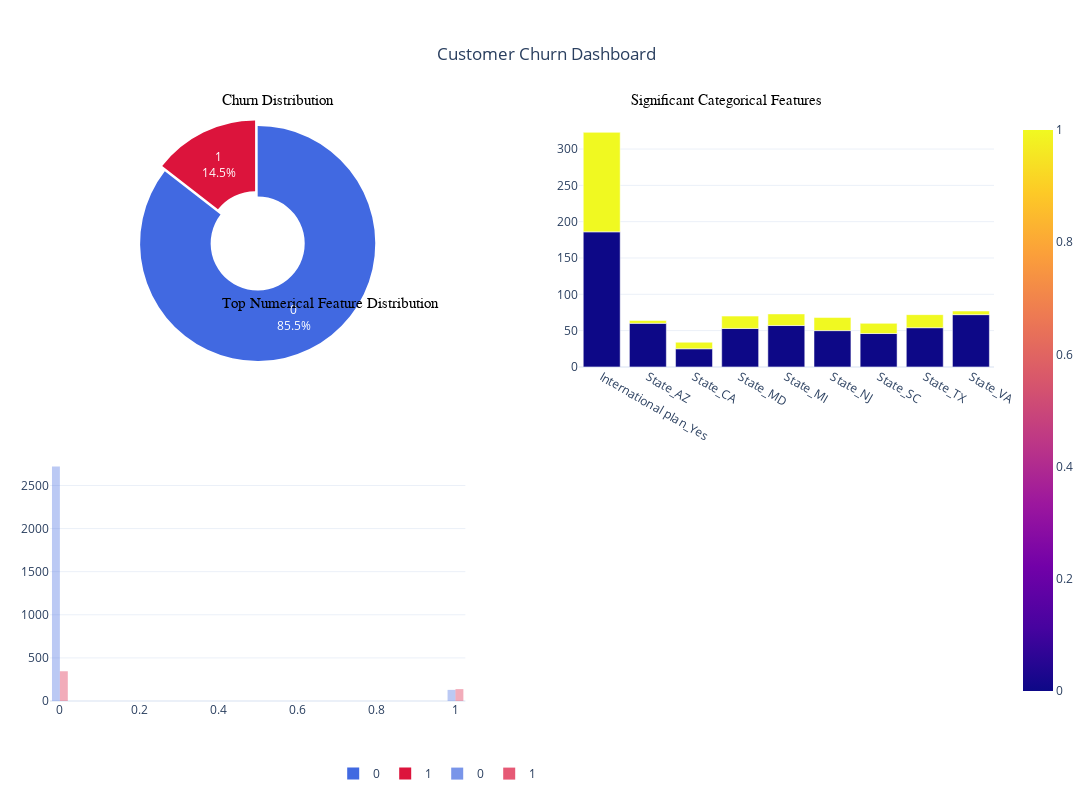

The cell this chart's notebook holds for it:
### Markdown cell above
# -------------------------------------
# 3.2.dashboard
# -------------------------------------

### Code cell
# Color scheme
colors = {False: "royalblue", True: "crimson"}

# Pie chart: Churn distribution
fig_pie = px.pie(
    df_selected, names="Churn", color="Churn",
    color_discrete_map=colors, hole=0.4
)
fig_pie.update_traces(textinfo="percent+label", pull=[0, 0.05])

# Bar chart: Significant categorical features
sig_cat_cols = [col for col in selected_features if col in df.select_dtypes(exclude=[np.number]).columns]
if sig_cat_cols:
    churn_by_cat = df_selected[sig_cat_cols + ['Churn']].melt(id_vars='Churn', var_name='Feature', value_name='Value')
    churn_by_cat = churn_by_cat[churn_by_cat['Value'] == 1].groupby(['Feature', 'Churn']).size().reset_index(name='Count')
    fig_bar = px.bar(
        churn_by_cat, x='Feature', y='Count', color='Churn',
        color_discrete_map=colors, barmode='group'
    )
    fig_bar.update_layout(xaxis_tickangle=-45)
else:
    fig_bar = px.bar(title="No significant categorical features selected")

# Histogram: Top numerical feature
numerical_cols = [col for col in selected_features if col in df.select_dtypes(include=[np.number]).columns]
if numerical_cols:
    top_num_feature = importances[numerical_cols].idxmax() if numerical_cols else numerical_cols[0]
    fig_hist = px.histogram(
        df_selected, x=top_num_feature, color="Churn", nbins=40, barmode="overlay",
        color_discrete_map=colors
    )
    fig_hist.update_traces(opacity=0.7)
else:
    fig_hist = px.histogram(title="No numerical features selected")

# Combine into dashboard
dashboard = make_subplots(
    rows=2, cols=2,
    specs=[[{"type": "domain"}, {"type": "xy"}], [{"type": "xy"}, {"type": "xy"}]],
    horizontal_spacing=0.12, vertical_spacing=0.15
)

for trace in fig_pie.data:
    dashboard.add_trace(trace, row=1, col=1)
for trace in fig_bar.data:
    dashboard.add_trace(trace, row=1, col=2)
for trace in fig_hist.data:
    dashboard.add_trace(trace, row=2, col=1)

# Add subplot titles
titles = ["Churn Distribution", "Significant Categorical Features", "Top Numerical Feature Distribution"]
positions = [(0.18, 1.05), (0.82, 1.05), (0.18, 0.70)]
for title, (x, y) in zip(titles, positions):
    dashboard.add_annotation(
        text=title, x=x, y=y, xref="paper", yref="paper",
        showarrow=False, font=dict(size=15, family="Arial", color="black"), align="center"
    )

# Final layout
dashboard.update_layout(
    height=800, width=1200, title_text="Customer Churn Dashboard", title_x=0.5,
    template="plotly_white", legend=dict(orientation="h", y=-0.1, x=0.3),
    margin=dict(l=50, r=50, t=120, b=50)
)

dashboard.show()

# Save dashboard
output_dir = "../visualizations/interactive"
os.makedirs(output_dir, exist_ok=True)
dashboard.write_html(os.path.join(output_dir, "churn_dashboard.html"))

### Figure 1 — Plotly figure (JSON) as saved in the notebook; plotly's stock layout.template omitted (floating-point values rounded to 4 significant figures; data arrays with more than 128 entries replaced by an {"elided": "..."} marker saying what was removed)
{"data": [{"customdata": {"elided": "3333x1 int values"}, "domain": {"x": [0, 0.44], "y": [0.575, 1]}, "hole": 0.4, "hovertemplate": "Churn=%{customdata[0]}<extra></extra>", "labels": {"elided": "3333 int values"}, "legendgroup": "", "marker": {"colors": {"elided": "3333 str values"}}, "name": "", "pull": [0, 0.05], "showlegend": true, "textinfo": "percent+label", "type": "pie"}, {"alignmentgroup": "True", "hovertemplate": "Feature=%{x}<br>Count=%{y}<br>Churn=%{marker.color}<extra></extra>", "legendgroup": "", "marker": {"color": [0, 1, 0, 1, 0, 1, 0, 1, 0, 1, 0, 1, 0, 1, 0, 1, 0, 1], "coloraxis": "coloraxis", "pattern": {"shape": ""}}, "name": "", "offsetgroup": "", "orientation": "v", "showlegend": false, "textposition": "auto", "type": "bar", "x": ["International plan_Yes", "International plan_Yes", "State_AZ", "State_AZ", "State_CA", "State_CA", "State_MD", "State_MD", "State_MI", "State_MI", "State_NJ", "State_NJ", "State_SC", "State_SC", "State_TX", "State_TX", "State_VA", "State_VA"], "xaxis": "x", "y": [186, 137, 60, 4, 25, 9, 53, 17, 57, 16, 50, 18, 46, 14, 54, 18, 72, 5], "yaxis": "y"}, {"alignmentgroup": "True", "bingroup": "x", "hovertemplate": "Churn=0<br>High_Customer_Service=%{x}<br>count=%{y}<extra></extra>", "legendgroup": "0", "marker": {"color": "royalblue", "opacity": 0.5, "pattern": {"shape": ""}}, "name": "0", "nbinsx": 40, "offsetgroup": "0", "opacity": 0.7, "orientation": "v", "showlegend": true, "type": "histogram", "x": {"elided": "2850 int values"}, "xaxis": "x2", "yaxis": "y2"}, {"alignmentgroup": "True", "bingroup": "x", "hovertemplate": "Churn=1<br>High_Customer_Service=%{x}<br>count=%{y}<extra></extra>", "legendgroup": "1", "marker": {"color": "crimson", "opacity": 0.5, "pattern": {"shape": ""}}, "name": "1", "nbinsx": 40, "offsetgroup": "1", "opacity": 0.7, "orientation": "v", "showlegend": true, "type": "histogram", "x": {"elided": "483 int values"}, "xaxis": "x2", "yaxis": "y2"}], "layout": {"annotations": [{"align": "center", "font": {"color": "black", "family": "Arial", "size": 15}, "showarrow": false, "text": "Churn Distribution", "x": 0.18, "xref": "paper", "y": 1.05, "yref": "paper"}, {"align": "center", "font": {"color": "black", "family": "Arial", "size": 15}, "showarrow": false, "text": "Significant Categorical Features", "x": 0.82, "xref": "paper", "y": 1.05, "yref": "paper"}, {"align": "center", "font": {"color": "black", "family": "Arial", "size": 15}, "showarrow": false, "text": "Top Numerical Feature Distribution", "x": 0.18, "xref": "paper", "y": 0.7, "yref": "paper"}], "height": 800, "legend": {"orientation": "h", "x": 0.3, "y": -0.1}, "margin": {"b": 50, "l": 50, "r": 50, "t": 120}, "title": {"text": "Customer Churn Dashboard", "x": 0.5}, "width": 1200, "xaxis": {"anchor": "y", "domain": [0.56, 1]}, "xaxis2": {"anchor": "y2", "domain": [0, 0.44]}, "xaxis3": {"anchor": "y3", "domain": [0.56, 1]}, "yaxis": {"anchor": "x", "domain": [0.575, 1]}, "yaxis2": {"anchor": "x2", "domain": [0, 0.425]}, "yaxis3": {"anchor": "x3", "domain": [0, 0.425]}}}
